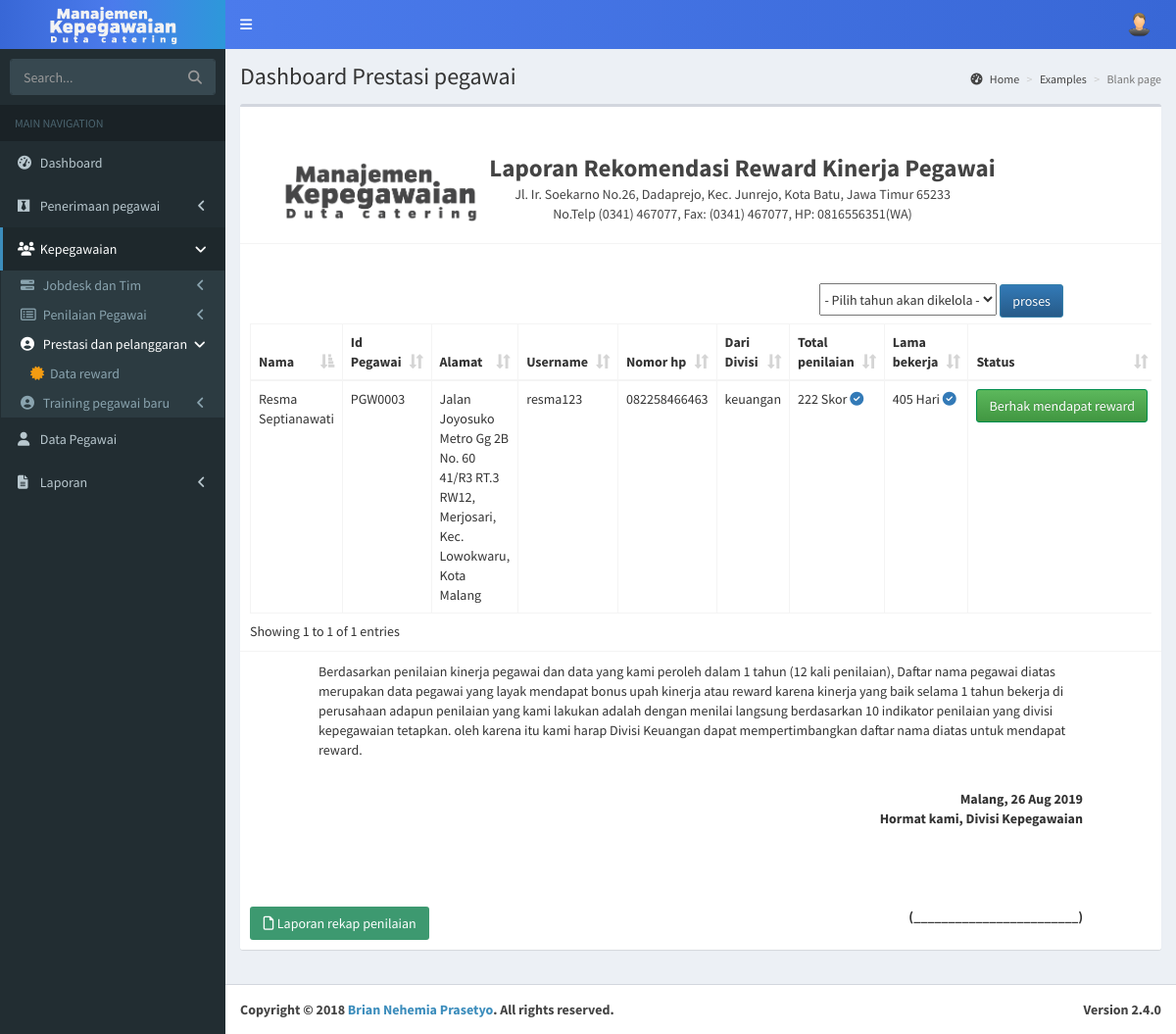
Page /admin/Dataprestasipegawai.php?tahun=THN02 on the committed database.
### tables this page shows
CREATE TABLE `tbrekappenilaian` (
  `idrekappenilaian` varchar(11) NOT NULL,
  `idpegawai` varchar(11) DEFAULT NULL,
  `totalskor` int(11) NOT NULL,
  `idbulan` varchar(11) DEFAULT NULL,
  `idtahun` varchar(11) DEFAULT NULL
);

CREATE TABLE `tbpegawai` (
  `idpegawai` varchar(11) NOT NULL,
  `username` varchar(200) NOT NULL,
  `password` varchar(200) NOT NULL,
  `namapegawai` varchar(100) NOT NULL,
  `email` varchar(200) NOT NULL,
  `alamat` varchar(100) NOT NULL,
  `tanggallahir` date DEFAULT NULL,
  `jeniskelamin` varchar(100) NOT NULL,
  `nohp` varchar(12) NOT NULL,
  `foto` varchar(500) NOT NULL,
  `tanggalaktifkerja` date DEFAULT NULL,
  `kodedivisi` varchar(11) DEFAULT NULL,
  `level` varchar(200) DEFAULT NULL,
  `idstatuspegawai` varchar(11) DEFAULT NULL,
  `idtim` varchar(11) DEFAULT NULL
);

CREATE TABLE `tbdivisi` (
  `kodedivisi` varchar(11) NOT NULL,
  `namadivisi` varchar(100) NOT NULL,
  `keterangan` varchar(500) NOT NULL
);

### db/mdl_penilaian.php (called while the page is built, shortened)
<?php
	class penilaian extends db_connect{
		public function readprestasi($tahunini){
            $con = $this->conn;
			$result = mysqli_query($con , "SELECT *, DATEDIFF(NOW(), tbpegawai.tanggalaktifkerja) AS jumlahhari
			FROM ((tbrekappenilaian
			INNER JOIN tbpegawai ON tbrekappenilaian.idpegawai = tbpegawai.idpegawai)
			INNER JOIN tbdivisi ON tbpegawai.kodedivisi = tbdivisi.kodedivisi)
			WHERE idtahun = '$tahunini' HAVING totalskor > 200 AND jumlahhari > 350
			ORDER BY totalskor DESC LIMIT 50
			");
			return $result;
		}
	}
?>

### admin/Dataprestasipegawai.php (the view, shortened to what this page needs)
<?php
include 'header.php';
include 'adminsidebar.php';
require '../db/mdl_penilaian.php';
$conn = new penilaian();
?>
  <div class="content-wrapper">
    <section class="content-header">
      <h1>
        Dashboard Prestasi pegawai
      </h1>
      <ol class="breadcrumb">
        <li><a href="#"><i class="fa fa-dashboard"></i> Home</a></li>
        <li><a href="#">Examples</a></li>
        <li class="active">Blank page</li>
      </ol>
    </section>
    <section class="content">
      <div class="box"><br>
        <div class="box-header with-border">
        <div style="margin-top:25px; margin-left:30px;" class="pull-left">
            <img  src="../assets/image/mankepblack.png" width="205px"></div>
            <br><center> <h2 style="font-size:25px; margin-right:150px;"   class="box-title"><b>Laporan Rekomendasi Reward Kinerja Pegawai</b><br> </h2>
             <br><p style="margin-right:170px; margin-top:3px;" >Jl. Ir. Soekarno No.26, Dadaprejo, Kec. Junrejo, Kota Batu, Jawa Timur 65233<br>
              No.Telp (0341) 467077, Fax: (0341) 467077, HP: 0816556351(WA)</center><p>
        </div>
        <br><br>
        <div style="padding-right:100px;" class="pull-right">
        <form method="GET">
            <div>
    <Select name="tahun"  style="text-align:center width:300px; height:33px;">
        <option value="">-  Pilih tahun akan dikelola  - </option>
    </Select>
    <button type="submit" class="  btn btn-primary">proses</button>
            </div>
        </form>
    </div>
        <div class="box-body" >
           <table  id="example2" class="table table-bordered table-hover">
                <thead>
                <tr>
                  <th>Nama</th>
                  <th>Id Pegawai</th>
                  <th>Alamat</th>
                  <th>Username</th>
                  <th>Nomor hp</th>
                  <th>Dari Divisi</th>
                  <th>Total penilaian</th>
                  <th>Lama bekerja</th>
                  <th>Status</th>
                </tr>
                </thead>
                <tbody>
                <?php
               $tahunini= $_GET['tahun'];
                $read = $conn->readprestasi($tahunini);
				while($fetch = $read->fetch_array()){
				        ?>
                <tr>
                  <td><?php echo $fetch['namapegawai'];?></td>
                  <td><?php echo $fetch['idpegawai'];?></td>
                  <td><?php echo $fetch['alamat'];?></td>
                  <td><?php echo $fetch['username'];?></td>
                  <td><?php echo $fetch['nohp']?></td>
                  <td><?php echo $fetch['namadivisi']?></td>
                  <td><?php echo $fetch['totalskor']?> Skor <i class="fa fa-check-circle text-primary"></i></td>
                  <td><?php echo $fetch['jumlahhari']?> Hari <i  class="fa fa-check-circle text-primary"></td>
                  <td>
                    <a class="btn btn-success">Berhak mendapat reward</a>
                 </td>
				</tr>
                <?php
					      }
				        ?>
                </tbody>
              </table>
            </div>
        <div class="box-footer">
        <p style=" padding-left:70px; padding-right:70px;">Berdasarkan penilaian kinerja pegawai dan data yang kami peroleh dalam 1 tahun (12 kali penilaian), Daftar nama pegawai diatas merupakan data pegawai yang layak mendapat bonus upah kinerja atau reward
            karena kinerja yang baik selama 1 tahun bekerja di perusahaan adapun penilaian yang kami lakukan adalah dengan menilai langsung berdasarkan 10 indikator penilaian yang divisi kepegawaian tetapkan. oleh karena itu kami
            harap Divisi Keuangan dapat mempertimbangkan daftar nama diatas untuk mendapat reward.
        </p><br>
        <p class="pull-right" style="text-align:right; padding-left:70px; padding-right:70px;"><b>Malang, <?php echo date("d M Y") ?><br>
        Hormat kami, Divisi Kepegawaian</br> </p><br><br><br><br><br><br>
        <div class="pull-right">
        <p style=" padding-right:70px;">(________________________)</p>
        </div>
        <a class="btn bg-olive" type="button" href="../laporan/laporandataprestasi.php?tahun=<?php echo $_GET['tahun'] ?>"><i style="width:12px;" class="fa fa-file-o"></i>  Laporan rekap penilaian</a>
      </div>
      </div>
    </section>
  </div>
<?php
include 'footer.php';
 ?>

### assets/css/_all-skins.css (style rules this page uses)
.skin-blue .content-header { background: transparent; }

### rows in the picture
tbrekappenilaian: idpegawai.namapegawai "Resma Septianawati", idpegawai.idpegawai "PGW0003", idpegawai.alamat "Jalan Joyosuko Metro Gg 2B No. 60 41/R3 RT.3 RW12, Merjosari, Kec. Lowokwaru, Kota Malang", idpegawai.username "resma123", idpegawai.nohp "082258466463", tbdivisi.namadivisi "keuangan", totalskor "222", jumlahhari "405"
